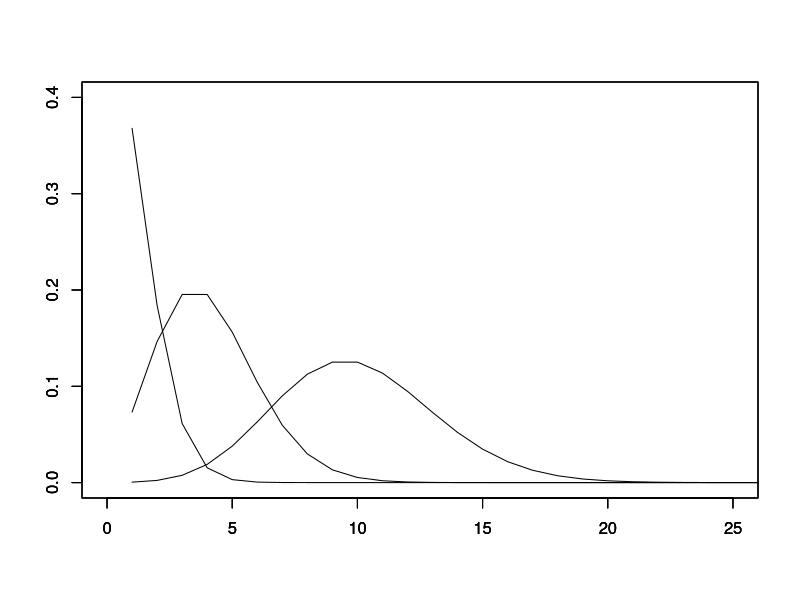

The R script that drew this image:
#ポアソン分布
#発現頻度の低い事象はポアソン分布に従う
#平均と分散が等しい(発生回数λが少ないため、グラフがとんがってる。)

#確率質量関数
par(ann=F)
plot(1:50, dpois(1:50, lambda = 1), type="l", ylim=c(0,0.4), xlim=c(0, 25))

par(new=T)
plot(1:50, dpois(1:50, lambda = 4), type="l", ylim=c(0,0.4), xlim=c(0, 25))

par(new=T)
plot(1:50, dpois(1:50, lambda = 10), type="l", ylim=c(0,0.4), xlim=c(0, 25))

